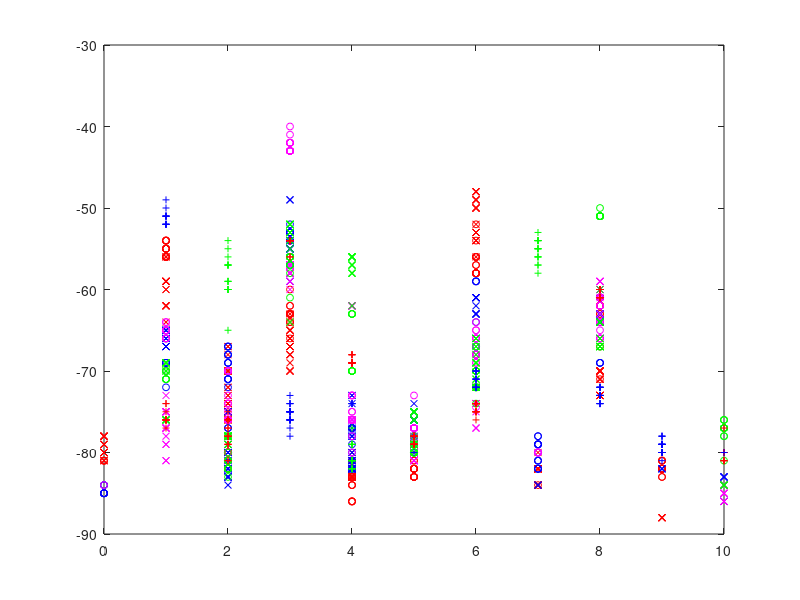

MATLAB code to generate this figure:
clear();
clf();
signals = csvread('parsedSignals.csv');
X=signals(:, (1:2));
y=signals(:,3);
for i = 1:size(y,1),
	switch(y(i))
	case 0
		marker='rx';
	case 1
		marker='ro';
	case 2
		marker='bx';
	case 3
		marker='bo';
	case 4
		marker='mo';
	case 5
		marker='mx';
	case 6
		marker='gx';
	case 7
		marker='go';
	case 8
		marker='r+';
	case 9
		marker='b+';
	case 10
		marker='g+';
	case 11
		marker='m+';
	endswitch
axis([0, 10, -90, -30])
plot(X(i,1), X(i,2), marker, 'MarkerSize', 5)
hold on; 
end;
